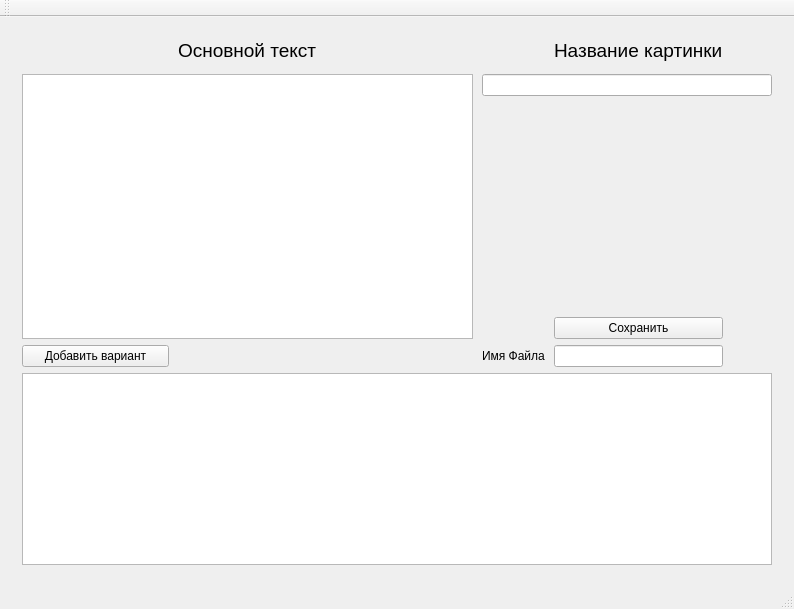
<?xml version="1.0" encoding="UTF-8"?>
<ui version="4.0">
 <class>MainWindow</class>
 <widget class="QMainWindow" name="MainWindow">
  <property name="geometry">
   <rect>
    <x>0</x>
    <y>0</y>
    <width>794</width>
    <height>609</height>
   </rect>
  </property>
  <property name="windowTitle">
   <string>MainWindow</string>
  </property>
  <widget class="QWidget" name="centralWidget">
   <layout class="QGridLayout" name="gridLayout">
    <item row="0" column="0">
     <widget class="QStackedWidget" name="stackedWidget">
      <property name="currentIndex">
       <number>1</number>
      </property>
      <widget class="QWidget" name="page">
       <layout class="QGridLayout" name="gridLayout_2">
        <item row="0" column="1" rowspan="2" colspan="2">
         <widget class="QTextEdit" name="questInformation"/>
        </item>
        <item row="0" column="0">
         <widget class="QTextEdit" name="logField"/>
        </item>
       </layout>
      </widget>
      <widget class="QWidget" name="page_2">
       <layout class="QGridLayout" name="gridLayout_3" rowstretch="0,0,0,3,2,0,0,0,0,0" columnstretch="2,1,2,0,0,0" columnminimumwidth="0,0,0,0,0,0">
        <property name="horizontalSpacing">
         <number>9</number>
        </property>
        <item row="0" column="2" rowspan="2">
         <spacer name="horizontalSpacer_2">
          <property name="orientation">
           <enum>Qt::Horizontal</enum>
          </property>
          <property name="sizeHint" stdset="0">
           <size>
            <width>167</width>
            <height>20</height>
           </size>
          </property>
         </spacer>
        </item>
        <item row="0" column="0" rowspan="2">
         <spacer name="horizontalSpacer">
          <property name="orientation">
           <enum>Qt::Horizontal</enum>
          </property>
          <property name="sizeHint" stdset="0">
           <size>
            <width>167</width>
            <height>20</height>
           </size>
          </property>
         </spacer>
        </item>
        <item row="2" column="3" colspan="3">
         <widget class="QLineEdit" name="pictureLineEdit"/>
        </item>
        <item row="2" column="0" rowspan="3" colspan="3">
         <widget class="QTextEdit" name="mainTextEdit"/>
        </item>
        <item row="0" column="1">
         <widget class="QLabel" name="label">
          <property name="font">
           <font>
            <pointsize>14</pointsize>
           </font>
          </property>
          <property name="text">
           <string>Основной текст</string>
          </property>
         </widget>
        </item>
        <item row="9" column="0" colspan="6">
         <widget class="QTableWidget" name="variantsTextEdit"/>
        </item>
        <item row="0" column="3">
         <spacer name="horizontalSpacer_3">
          <property name="orientation">
           <enum>Qt::Horizontal</enum>
          </property>
          <property name="sizeHint" stdset="0">
           <size>
            <width>40</width>
            <height>20</height>
           </size>
          </property>
         </spacer>
        </item>
        <item row="5" column="4">
         <widget class="QLineEdit" name="fileNameLine"/>
        </item>
        <item row="5" column="3">
         <widget class="QLabel" name="label_3">
          <property name="text">
           <string>Имя Файла</string>
          </property>
         </widget>
        </item>
        <item row="3" column="4">
         <spacer name="verticalSpacer_2">
          <property name="orientation">
           <enum>Qt::Vertical</enum>
          </property>
          <property name="sizeHint" stdset="0">
           <size>
            <width>20</width>
            <height>40</height>
           </size>
          </property>
         </spacer>
        </item>
        <item row="0" column="4">
         <widget class="QLabel" name="label_2">
          <property name="font">
           <font>
            <pointsize>14</pointsize>
           </font>
          </property>
          <property name="text">
           <string>Название картинки</string>
          </property>
         </widget>
        </item>
        <item row="4" column="4">
         <widget class="QPushButton" name="saveButton">
          <property name="text">
           <string>Сохранить</string>
          </property>
         </widget>
        </item>
        <item row="0" column="5">
         <spacer name="horizontalSpacer_4">
          <property name="orientation">
           <enum>Qt::Horizontal</enum>
          </property>
          <property name="sizeHint" stdset="0">
           <size>
            <width>40</width>
            <height>20</height>
           </size>
          </property>
         </spacer>
        </item>
        <item row="5" column="0">
         <widget class="QPushButton" name="addButton">
          <property name="text">
           <string>Добавить вариант</string>
          </property>
         </widget>
        </item>
       </layout>
      </widget>
     </widget>
    </item>
   </layout>
  </widget>
  <widget class="QMenuBar" name="menuBar">
   <property name="geometry">
    <rect>
     <x>0</x>
     <y>0</y>
     <width>794</width>
     <height>21</height>
    </rect>
   </property>
  </widget>
  <widget class="QToolBar" name="mainToolBar">
   <attribute name="toolBarArea">
    <enum>TopToolBarArea</enum>
   </attribute>
   <attribute name="toolBarBreak">
    <bool>false</bool>
   </attribute>
  </widget>
  <widget class="QStatusBar" name="statusBar"/>
 </widget>
 <layoutdefault spacing="6" margin="11"/>
 <resources/>
 <connections/>
</ui>
